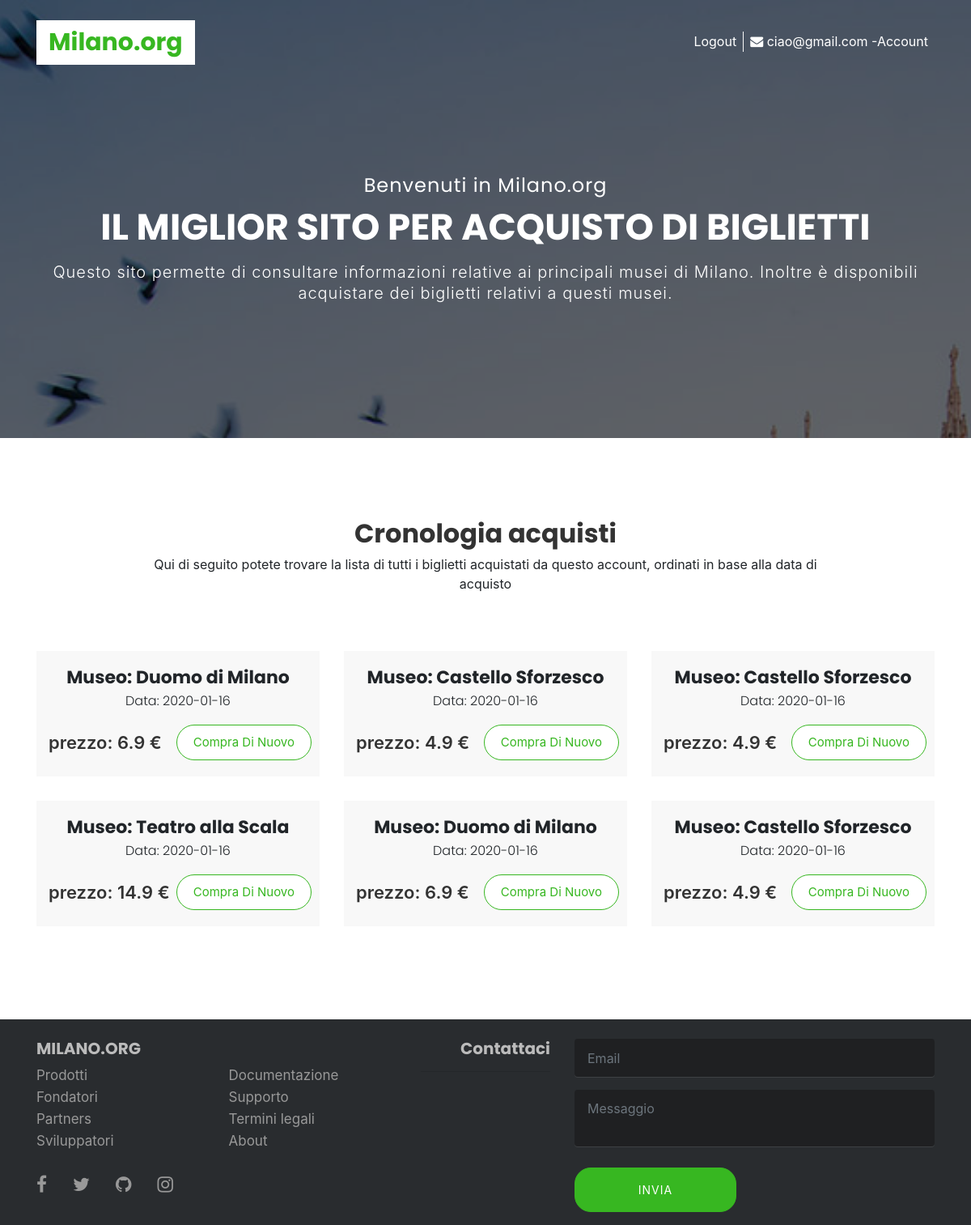
The page /account.php (signed in) on the database its author committed.
### tables this page shows
CREATE TABLE `tickets` (
  `id_ticket` int(10) NOT NULL,
  `id_museo` int(10) NOT NULL,
  `id_user` int(10) NOT NULL,
  `codice` text NOT NULL,
  `data_acquisto` date NOT NULL,
  `convalidato` varchar(1) DEFAULT NULL
);

CREATE TABLE `musei` (
  `id_museo` int(10) NOT NULL,
  `nome` text NOT NULL,
  `descrizione` text NOT NULL,
  `costo` float NOT NULL,
  `apertura` text NOT NULL,
  `chiusura` text NOT NULL,
  `immagine` text NOT NULL,
  `attivo` varchar(1) NOT NULL
);

### includes/acquisto.php (the view, shortened to what this page needs)
<?php
$data = $acquisto['data_acquisto'];
$id_museo = $acquisto['id_museo'];
$query_m = "SELECT nome, costo FROM musei WHERE id_museo = $id_museo";
$ris = $db->query($query_m);
$info_museo = $ris->fetch_array();
$museo = $info_museo['nome'];
$costo = $info_museo['costo'];
print
"<div class='col-md-4'>
    <div class='mu-featured-tours-single'>
        <div class='mu-featured-tours-single-info'>
            <h3>Museo: $museo</h3>
            <h4>Data: $data</h4>
            <span class='mu-price-tag'>prezzo: $costo €</span>
            <a href='info_museo.php?id=$id_museo' class='mu-book-now-btn'>Compra di nuovo</a>
        </div>
    </div>
</div>";

### account.php
<html lang="it">
  <?php include "includes/head.php" ?>
    <body>
        <?php include "includes/header.php";?>
        <section id="mu-featured-tours">
                <div class="container">
                        <div class="row">
                                <div class="col-md-12">
                                        <div class="mu-featured-tours-area">
                                                <h2>Cronologia acquisti</h2>
                                                <p class="mu-title-content">Qui di seguito potete trovare la lista di tutti i biglietti acquistati da questo account, ordinati in base alla data di acquisto</p>
                                                <div class="mu-featured-tours-content">
                                                        <div class="row">
                                                            <?php include "includes/stampa_acquisti.php";?>
                                                        </div>
                                                </div>
                                        </div>
                                </div>
                        </div>
                </div>
        </section>
    </body>
    <?php include "includes/footer.php";?>
</html>

### includes/head.php (shortened to what this page needs)
<head>
    <link href="https://maxcdn.bootstrapcdn.com/font-awesome/4.6.3/css/font-awesome.min.css" rel="stylesheet">
    <link rel="stylesheet" href="https://maxcdn.bootstrapcdn.com/bootstrap/4.0.0-beta/css/bootstrap.min.css">
    <link href="assets/css/slick.css" rel="stylesheet">
    <link id="switcher" href="assets/css/theme-color/default-theme.css" rel="stylesheet">
    <link href="style.css" rel="stylesheet">
</head>

### includes/header.php
<?php
if(isset($_SESSION['sessione']))
{
    if(isset($_SESSION['mail']))
    {
        $mail = $_SESSION['mail'];
        $logout = True;
    }
}
?>
<header id="mu-hero">
        <div class="container">
                <div class="mu-hero-area">
                        <div class="mu-hero-top">
                                <div class="mu-logo-area">
                                        <a class="mu-logo" href="index.php"><span>Milano.org</span></a>
                                </div>
                                <div class="mu-hero-top-info">
                                        <ul>
                                                <li>
                                                        <i class="fa fa-envelope" aria-hidden="true"></i>
                                                        <span><?php if(isset($mail)) print "<a href='account.php'>$mail -Account</a>"; else print "Accesso non effettuato";?></span>
                                                </li>
                                                <li>
                                                        <div class="mu-telephone">
                                                            <?php
                                                            if(isset($logout))
                                                                print "<a href='parts/logout.php'>Logout</a>";
                                                            else
                                                                print "<a href='login.php'>Login</a>";
                                                            ?>
                                                        </div>
                                                </li>
                                        </ul>
                                </div>
                        </div>
                        <div class="mu-hero-featured-area">
                                <div class="mu-hero-featured-content">
                                        <h2>Benvenuti in Milano.org</h2>
                                        <h1>IL MIGLIOR SITO PER ACQUISTO DI BIGLIETTI</h1>
                                        <p>Questo sito permette di consultare informazioni relative ai principali musei di Milano. Inoltre è disponibili acquistare dei biglietti relativi a questi musei.</p>
                                </div>
                        </div>
                </div>
        </div>
</header>

### includes/stampa_acquisti.php
<?php
$id_user = $_SESSION['id_user'];
$query = "SELECT * FROM tickets WHERE id_user = $id_user";
$ris = $db->query($query);
if($ris->num_rows == 0)
{
    print "Al momento nessun acquisto è stato eseguito da questo account.";
}
else
{
    $acquisti = $ris;
    foreach($acquisti as $acquisto)
    {
        include "includes/acquisto.php";
    }
}

### includes/footer.php (shortened to what this page needs)
<footer class="mu-footer">
    <div class="container">
        <div class="row">
            <div class="col-md-5">
                <br>
                <h5>MILANO.ORG</h5>
                <div class="row">
                    <div class="col-6">
                        <ul class="list-unstyled">
                            <li><a href="">Prodotti</a></li>
                            <li><a href="">Fondatori</a></li>
                            <li><a href="">Partners</a></li>
                            <li><a href="">Sviluppatori</a></li>
                        </ul>
                    </div>
                    <div class="col-6">
                        <ul class="list-unstyled">
                            <li><a href="">Documentazione</a></li>
                            <li><a href="">Supporto</a></li>
                            <li><a href="">Termini legali</a></li>
                            <li><a href="">About</a></li>
                        </ul>
                    </div>
                </div>
                <br>
                <ul class="nav">
                    <li class="nav-item"><a href="" class="nav-link pl-0"><i class="fa fa-facebook fa-lg"></i></a></li>
                    <li class="nav-item"><a href="" class="nav-link"><i class="fa fa-twitter fa-lg"></i></a></li>
                    <li class="nav-item"><a href="" class="nav-link"><i class="fa fa-github fa-lg"></i></a></li>
                    <li class="nav-item"><a href="" class="nav-link"><i class="fa fa-instagram fa-lg"></i></a></li>
                </ul>
                <br>
            </div>
            <div class="col-md-2">
                <br>
                <h5 class="text-md-right">Contattaci</h5>
                <hr>
            </div>
            <div class="col-md-5">
                <br>
                <form id="contattaci" action="parts/contattaci.php">
                    <fieldset class="form-group">
                        <input id="mail_c" type="email" class="form-control" placeholder="Email" name="mail">
                    </fieldset>
                    <fieldset class="form-group">
                        <textarea id="messaggio_c" class="form-control" placeholder="Messaggio" name="messaggio"></textarea>
                    </fieldset>
                    <fieldset class="form-group text-xs-right">
                        <button type="button" class="mu-send-msg-btn">Invia</button>
                    </fieldset>
                </form>
            </div>
        </div>
    </div>
</footer>

### assets/css/theme-color/default-theme.css (style rules this page uses)
#mu-video:after, #mu-hero:after { background-color: rgba(0,0,0,0.7); }
a:hover, a:focus, .mu-book-now-btn, .mu-copy-right a:hover, .mu-copy-right a:focus, .mu-send-msg-btn:hover, .mu-send-msg-btn:focus, .mu-logo, .mu-logo:hover, .mu-logo:focus, .mu-client-quote, .mu-clients-slider .slick-prev, .mu-clients-slider .slick-next, .mu-clients-slider .slick-prev::before, .mu-clients-slider .slick-next::before, .my-why-us-single-icon { color: #37b721; }
.mu-contact-form .form-control:focus, .mu-featured-tours-single-info .mu-book-now-btn { border: 1px solid #37b721; }
.mu-send-msg-btn, .mu-send-msg-btn:focus, .mu-register-btn:hover, .mu-register-btn:focus { border: 1px solid #37b721; background-color: #37b721; }

### rows shown on the page
tickets: id_museo.nome "Duomo di Milano", data_acquisto "2020-01-16", id_museo.costo "6.9"
tickets: id_museo.nome "Castello Sforzesco", data_acquisto "2020-01-16", id_museo.costo "4.9"
tickets: id_museo.nome "Castello Sforzesco", data_acquisto "2020-01-16", id_museo.costo "4.9"
tickets: id_museo.nome "Teatro alla Scala", data_acquisto "2020-01-16", id_museo.costo "14.9"
tickets: id_museo.nome "Duomo di Milano", data_acquisto "2020-01-16", id_museo.costo "6.9"
tickets: id_museo.nome "Castello Sforzesco", data_acquisto "2020-01-16", id_museo.costo "4.9"

### other values the page prints
$mail "ciao@gmail.com"
